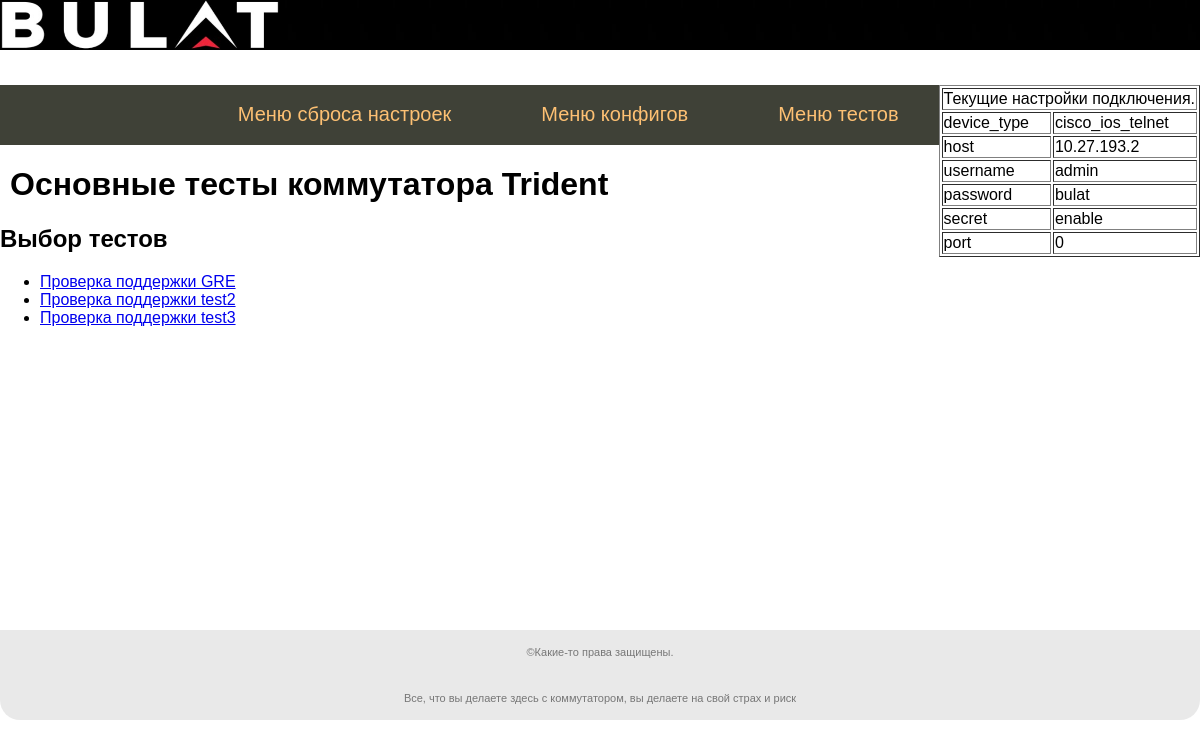
The page / on the database its author committed.
### tables this page shows
CREATE TABLE constants_trident (
id integer  PRIMARY KEY AUTOINCREMENT,
title text NOT NULL,
val integer NOT NULL,
url text
);

CREATE TABLE mainmenu (
id integer  PRIMARY KEY AUTOINCREMENT,
title text NOT NULL,
url text NOT NULL
);

CREATE TABLE secondmenu (
id integer  PRIMARY KEY AUTOINCREMENT,
title text NOT NULL,
url text NOT NULL
);

### app.py (the view)
@app.route("/")
def index():
    return render_template(
        'index.html',menu = dbase.getMainmenu(),
        secondmenu = dbase.getSecondmenu(),
        constants = dbase.getConstants_trident())

### FDataBase.py (called while the page is built)
    def getMainmenu(self):
        sql = '''SELECT * FROM mainmenu'''
        try:
            self.__cur.execute(sql) #
            res = self.__cur.fetchall() # вычитываем все записи
            if res: return res
        except:
            print("Error read from DB")
        return[]

    def getSecondmenu(self):
        sql = '''SELECT * FROM secondmenu'''
        try:
            self.__cur.execute(sql) #
            res = self.__cur.fetchall() # вычитываем все записи
            if res: return res
        except:
            print("Error read from DB")
        return[]

    def getConstants_trident(self):
        sql = '''SELECT * FROM constants_trident'''
        try:
            self.__cur.execute(sql) #
            res = self.__cur.fetchall() # вычитываем все записи
            if res: return res
        except:
            print("Error read from DB")
        return res

### app.py (called while the page is built)
def connect_db():
    conn = sq.connect(app.config['DATABASE']) # методу коннект передаем путь к базе
    conn.row_factory = sq.Row  # представит записи из базы в виде словаря
    return conn

def get_db():
    if not hasattr(g,'link_db'):
        g.link_db = connect_db()
    return g.link_db

@app.before_request
def before_request():
    global dbase
    global db
    db = get_db()
    dbase = FDataBase(db)

### templates/index.html
{% extends 'base.html' %}
{% block content %}
{{ super() }}
<h2>Выбор тестов</h2>
{%- block secondmenu -%}
<ul class="secondmenu">
        {% for m in secondmenu -%}
                <li><a href="{{m.url}}">{{m.title}}</a></li>
        {% endfor -%}
</ul>
        {% endblock secondmenu -%}
{% endblock %}

### templates/base.html (shortened to what this page needs)
<!DOCTYPE html>
<html>
<body>
<div class="wrapper">
    <div class="page">
        <head>
            <link type="text/css" href="{{ url_for('static', filename='css/styles.css')}}" rel="stylesheet" />
            <div id="toplayer">
                <img src="static/images/logo_bulat2.jpg" width="279" height="50" alt="Логотип сайта">
            </div>
        </head>
        {% block content -%}
            {%- block constants -%}
                <ul class="constants">
                    <table border="1" align="right">
                    <tr><td colspan=2> Текущие настройки подключения.</tr></td>
                        {% for m in constants -%}
                            <tr><td>{{m.title}}</td><td>{{m.val}}</td></tr>
                        {% endfor -%}
                    </table>
                </ul>
            {% endblock constants -%}
            <div class="mainmenu">
                {%- block mainmenu -%}
                    <ul class="mainmenu">
                        {% for m in menu -%}
                            <li><a href="{{m.url}}">{{m.title}} </a></li>
                        {% endfor -%}
                    </ul>
                {% endblock mainmenu -%}
            </div>
            <div class="content">
                {% if title -%}
                    <h1>{{title}}</h1>
                {% else -%}
                    <h1>Основные тесты коммутатора Trident</h1>
                {% endif -%}
            </div>
        {% endblock content-%}
    </div>
    <div class="footer">
        <p>&copy;Какие-то права защищены.</p>
        <br>
        <p>Все, что вы делаете здесь с коммутатором, вы делаете на свой страх и риск</p>
    </div>
</div>
</body>
</html>

### static/css/styles.css (style rules this page uses)
html, body { font-family: 'Arial'; margin: 0; padding 0; height: 100%; width: 100%; }
.wrapper { height: 100%; max-width: 1550px; margin: 0 auto; }
.page { min-height: 90%; padding-bottom: 90px; box-sizing: border-box; }
.footer { height: 90px; margin-top: -90px; box-sizing: border-box; background: rgba(204, 204, 204, .43); border-radius: 0 0 20px 20px; padding: 5px; color: #777; font-size: 11px; font-family: Verdana, Geneva, Tahoma, sans-serif; text-align: center; }
ul.mainmenu { list-style: none; background: #3F4137; height: 60px; margin: 0; padding: 0; color: #fdc073; font-size: 20px; overflow: hidden; }
ul.mainmenu li { float: right; margin: 18px 40px 0 50px; }
ul.mainmenu li a { color: #fdc073; text-decoration: none; }
div.content { margin: 10px; }

### templates/base.html (style rules this page uses)
#toplayer { background: url(static/images/fon_bulat2.jpg) repeat-x; height: 69px; }

### rows shown on the page
constants_trident: title "device_type", val "cisco_ios_telnet"
constants_trident: title "host", val "10.27.193.2"
constants_trident: title "username", val "admin"
constants_trident: title "password", val "bulat"
constants_trident: title "secret", val "enable"
constants_trident: title "port", val "0"
mainmenu: title "Меню тестов"
mainmenu: title "Меню конфигов"
mainmenu: title "Меню сброса настроек"
secondmenu: title "Проверка поддержки GRE"
secondmenu: title "Проверка поддержки test2"
secondmenu: title "Проверка поддержки test3"
